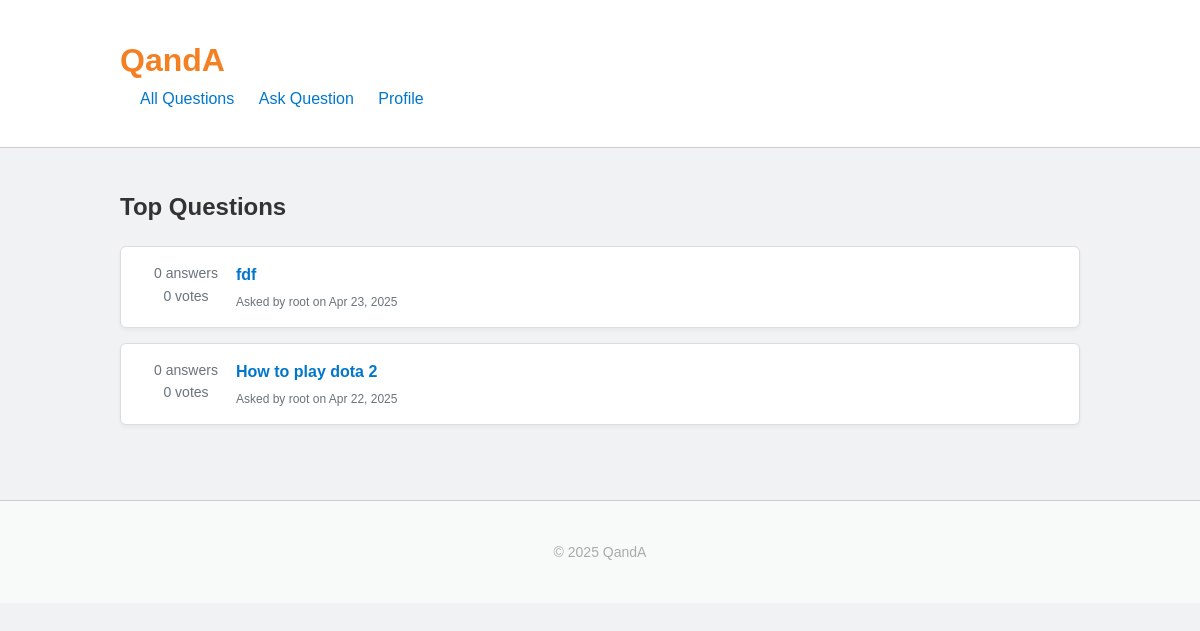
/, run on an earlier commit of the app's database.
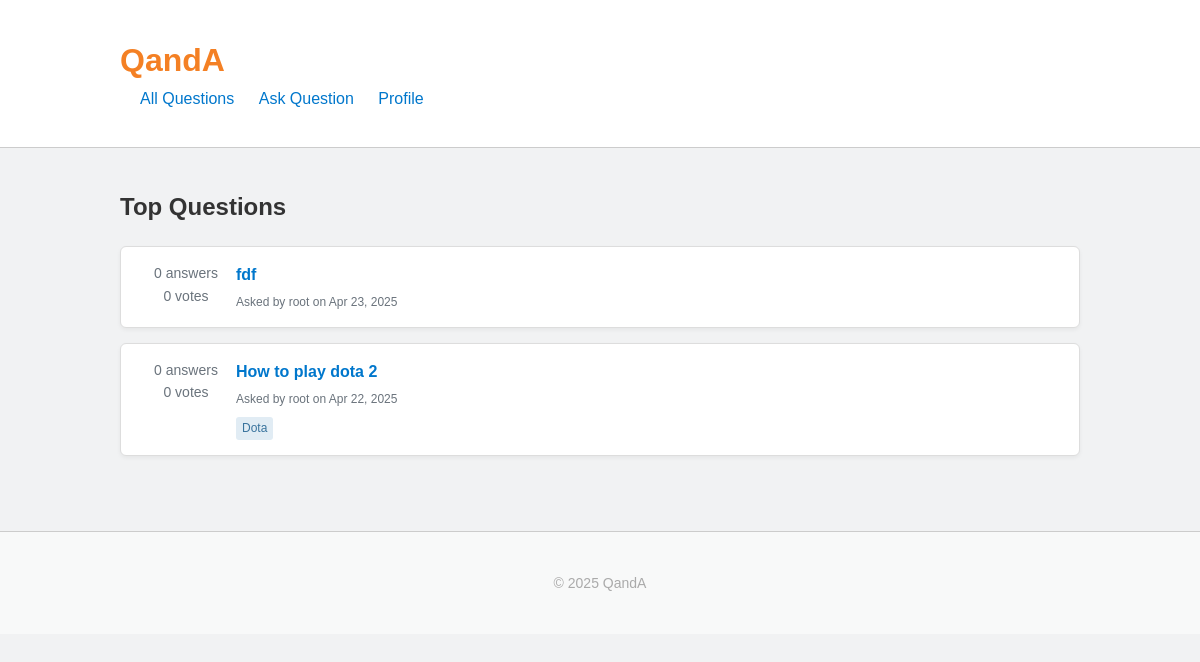
And on a later commit of the database.
### forum/models.py (models this page shows, shortened)
class Question(models.Model):
    title = models.CharField(max_length=255)
    content = models.TextField()
    author = models.ForeignKey(User, on_delete=models.CASCADE)
    created_at = models.DateTimeField(auto_now_add=True)
    tags = models.ManyToManyField(Tag, blank=True)
    favorites = models.ManyToManyField(User, related_name='favorite_questions', blank=True)

class Tag(models.Model):
    name = models.CharField(max_length=50)

### forum/views.py (the view)
# urls.py: path('', views.index, name='index'),
def index(request):
    questions = Question.objects.all().annotate(  # Добавляем сумму голосов
        vote_sum=Sum('votes__value')
    ).order_by('-created_at')
    return render(request, 'forum/forums.html', {'questions': questions})

### forum/templates/forum/forums.html (shortened to what this page needs)
{% load static %}
<!DOCTYPE html>
<html lang="en">
<head>
    <link rel="stylesheet" href="{% static 'css/style.css' %}">
</head>
<body>
    <header>
        <div class="container">
            <h1><a href="/">QandA</a></h1>
            <nav>
                <a href="/">All Questions</a>
                <a href="{% url 'ask_question' %}">Ask Question</a>
                <a href="{% url 'profile' %}">Profile</a>
            </nav>
        </div>
    </header>
    <main class="container">
        <h2>Top Questions</h2>
        <div class="questions-list">
            {% for question in questions %}
            <div class="question-item">
                <div class="stats">
                    <div>0 answers</div>
                    <div>0 votes</div>
                </div>
                <div class="summary">
                    <a href="{% url 'question_detail' question.id %}" class="question-title">{{ question.title }}</a>
                    <div class="meta">Asked by {{ question.author.username }} on {{ question.created_at|date:"M d, Y" }}</div>
                    {% if question.tags.all %}
                    <div class="tags">
                        {% for tag in question.tags.all %}
                            <span class="tag">{{ tag.name }}</span>
                        {% endfor %}
                    </div>
                    {% endif %}
                </div>
            </div>
            {% empty %}
            <p>No questions yet.</p>
            {% endfor %}
        </div>
    </main>
    <footer>
        <div class="container">
            <p>&copy; 2025 QandA</p>
        </div>
    </footer>
</body>
</html>

What changed in the data, as far as the page shows it:
added Tag: name "Dota", shown under Question "How to play dota 2"
